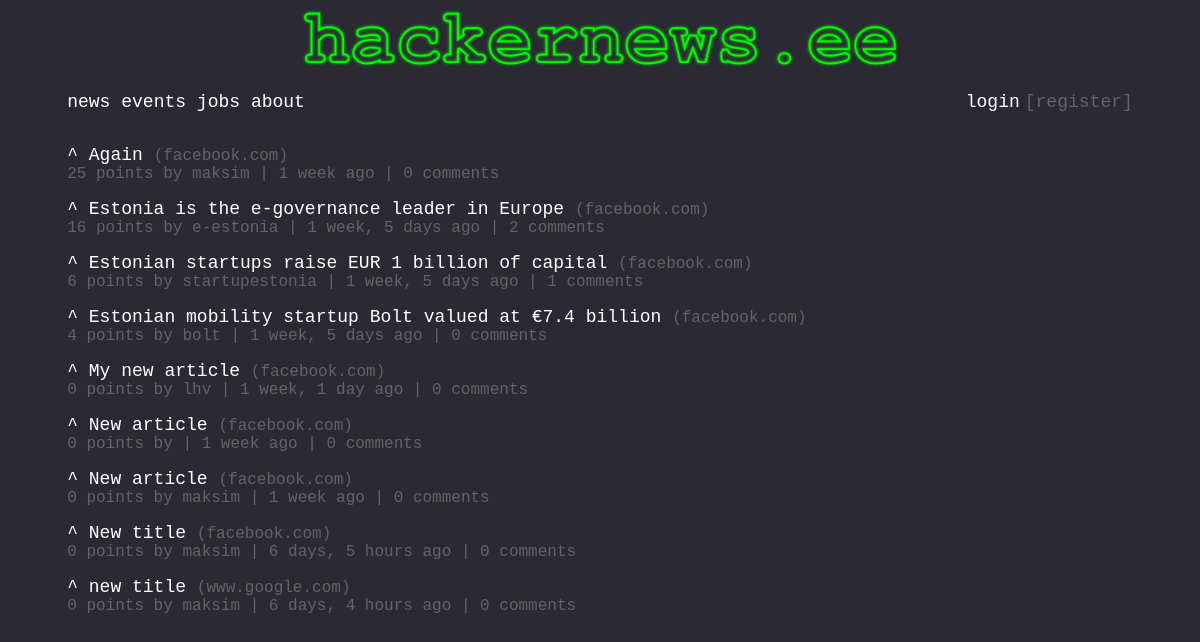
The app's page /, older data.
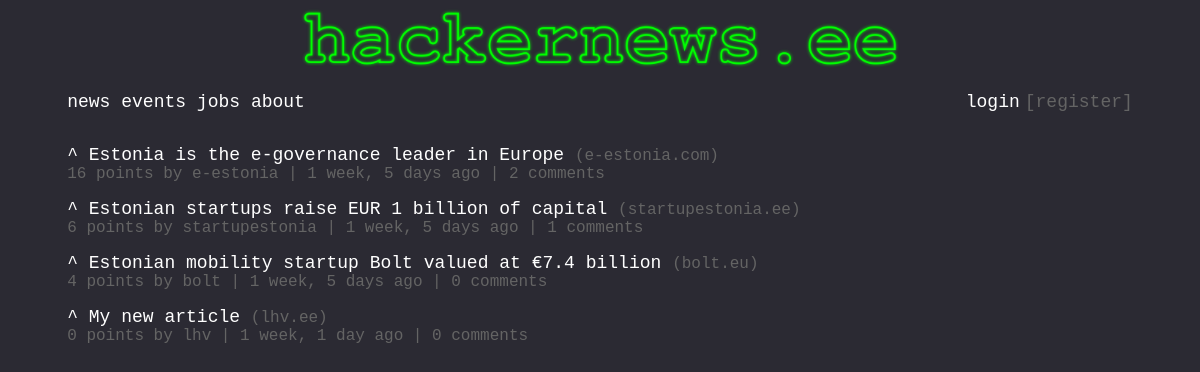
The same page, newer data.
### NewsPost/models.py (models this page shows)
class NewsPost(models.Model):
    title   = models.CharField(max_length=100, blank=False)
    url     = models.URLField(max_length=300, blank=False)
    domain  = models.CharField(max_length=300, blank=False)
    author  = models.CharField(max_length=20, blank=False)
    time    = models.DateTimeField(auto_now_add=True, blank=False)
    votes   = models.IntegerField(default=0, blank=False)
    comments = models.IntegerField(default=0, blank=False)

### pages/views.py (the view)
# urls.py: path('', views.news_view, name='news'),
def news_view(request, *args, **kwargs):
    obj = NewsPost.objects.all().order_by('-votes')
    for item in obj:
        item_id = item.id
        numComment = Comment.objects.all().filter(parent_id=item_id).count()
        item.comments = numComment
    context = {
        'object' : obj,
    }
    return render(request, "news.html", context)

### templates/news.html
{% extends 'base.html' %}
{% block content %}
{% for each in object %}
<article>
  <a href={{"articles/article-1.html"}} class="upvote">^ </a> <a href={{each.url}} class="title">{{ each.title }}</a> <a href={{each.url}} class="link">({{each.domain}})</a>
  <p class="subscript">{{ each.votes }} points by {{ each.author }} | {{ each.time|timesince }} ago | <a href="/newsdetail/{{ each.id }}/" class="link"> {{ each.comments }} comments</a></p>
</article>
{% endfor %}
{% endblock %}

### templates/base.html (shortened to what this page needs)
<!DOCTYPE html>
<html>
    <head>
        {% load static %}
        <link href="{% static 'css/style.css' %}" rel="stylesheet">
    </head>
    <body>
        {% load static %}
        <img src="{% static 'assets/header-image.png' %}" alt="header image">
        {% include 'navbar.html' %}
        {% block content %}{% endblock %}
    </body>
</html>

### templates/navbar.html
<nav>
    <a href="{% url "news" %}" class="navbutton">news</a>
    <a href="{% url "events" %}" class="navbutton">events</a>
    <a href="{% url "jobs" %}" class="navbutton">jobs</a>
    <a href="{% url "about" %}" class="navbutton">about</a>
    {% if request.user.is_authenticated %}
    {% url 'profile' as profile_url %}
    <a href="{% url 'logout' %}" class="logout">[logout]</a>
    <a href="{{ profile_url }}" class="login">{{ user.username }}</a>
    {% else %}
    <a href="{% url 'signup' %}" class="logout">[register]</a> <a href="{% url 'login' %}" class="login">login</a>
    {% endif %}
</nav>

### static/css/style.css (style rules this page uses)
html { font-size: 18px; font-family: "Courier New"; background-color: #2b2a33; color: #FFFFFF; }
img { display: block; width: 90%; max-width: 600px; margin: 1em auto; margin-top: 5px; padding: auto; }
nav { width: 90%; max-width: 1200px; margin: 1em auto; padding: 5px 0px 15px 0px; }
.navbutton { color: #FFFFFF; text-decoration: none; }
.login { color: #FFFFFF; text-decoration: none; float: right; padding-left: 5px; }
.logout { color: #646464; text-decoration: none; float: right; padding-left: 5px; }
article { width: 90%; max-width: 1200px; margin: 0em auto; }
.upvote { color: #FFFFFF; font-size: 18px; text-decoration: none; margin-top: 0px; }
.title { color: #FFFFFF; font-size: 18px; text-decoration: none; }
.link { color: #646464; font-size: 16px; text-decoration: none; }
.subscript { color: #646464; font-size: 16px; text-decoration: none; margin-top: 0px; }

Row changes from the older to the newer data that the page shows:
removed NewsPost: title "Again", domain "facebook.com", votes "25", author "maksim", time "1 week", comments "0"
removed NewsPost: title "New article", domain "facebook.com", votes "0", time "1 week", comments "0"
removed NewsPost: title "New article", domain "facebook.com", votes "0", author "maksim", time "1 week", comments "0"
removed NewsPost: title "New title", domain "facebook.com", votes "0", author "maksim", time "6 days, 5 hours", comments "0"
removed NewsPost: title "new title", domain "www.google.com", votes "0", author "maksim", time "6 days, 4 hours", comments "0"
changed NewsPost "Estonia is the e-governance leader in Europe": domain "facebook.com" → "e-estonia.com"
changed NewsPost "Estonian startups raise EUR 1 billion of capital": domain "facebook.com" → "startupestonia.ee"
changed NewsPost "Estonian mobility startup Bolt valued at €7.4 billion": domain "facebook.com" → "bolt.eu"
changed NewsPost "My new article": domain "facebook.com" → "lhv.ee"
